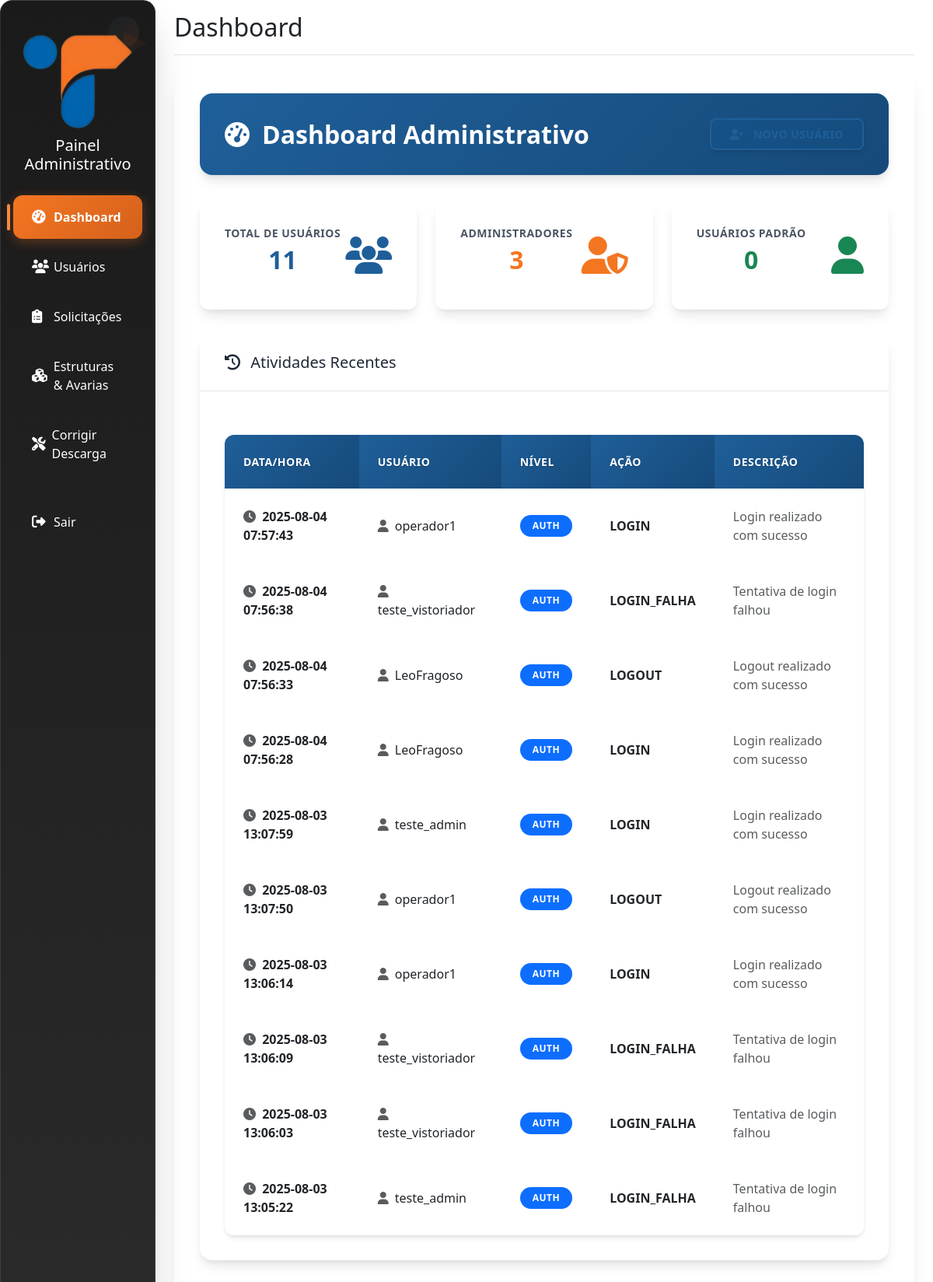
/admin/dashboard (signed in), run on the app's committed database.
### tables this page shows
CREATE TABLE log_atividades (
        id INTEGER PRIMARY KEY AUTOINCREMENT,
        data_hora TEXT NOT NULL,
        usuario TEXT NOT NULL,
        nivel TEXT NOT NULL,
        acao TEXT NOT NULL,
        descricao TEXT
    );

### admin/routes.py (the view)
@admin_bp.route('/dashboard')
@admin_completo_only_required
def admin_dashboard():
    try:
        db = get_db()
        cursor = db.cursor()
        cursor.execute("SELECT COUNT(*) FROM usuarios")
        total_usuarios = cursor.fetchone()[0]
        cursor.execute("SELECT COUNT(*) FROM usuarios WHERE nivel = 'admin'")
        total_admins = cursor.fetchone()[0]
        cursor.execute("SELECT COUNT(*) FROM usuarios WHERE nivel = 'user'")
        total_users = cursor.fetchone()[0]
        cursor.execute("""
            SELECT * FROM log_atividades
            ORDER BY data_hora DESC
            LIMIT 10
        """)
        logs_recentes = cursor.fetchall()
        cursor.execute("""
            SELECT * FROM solicitacoes_registro
            WHERE status = 'pendente'
            ORDER BY data_solicitacao DESC
        """)
        solicitacoes_pendentes = cursor.fetchall()
        cursor.execute("""
            SELECT s.*, u.username, u.email
            FROM solicitacoes_senha s
            JOIN usuarios u ON s.usuario_id = u.id
            WHERE s.status = 'pendente'
            ORDER BY s.data_solicitacao DESC
        """)
        senha_pendentes = cursor.fetchall()
        return render_template('admin/dashboard.html',
                              total_usuarios=total_usuarios,
                              total_admins=total_admins,
                              total_users=total_users,
                              logs_recentes=logs_recentes,
                              solicitacoes_pendentes=solicitacoes_pendentes,
                              senha_pendentes=senha_pendentes,
                              username=session.get('username'),
                              role=session.get('role'))
    except Exception as e:
        logger.error(f"Erro ao carregar dashboard administrativo: {e}")
        flash(f"Erro ao carregar dashboard: {e}", "danger")
        return redirect(url_for('auth.login'))

### db.py (called while the page is built)
def get_db():
    if 'db' not in g:
        try:
            g.db = sqlite3.connect(
                current_app.config['DATABASE'],
                detect_types=sqlite3.PARSE_DECLTYPES,
                timeout=30.0,  # 30 segundos de timeout
                isolation_level=None  # Autocommit mode
            )
            g.db.execute('PRAGMA busy_timeout = 10000;')  # 10 segundos
            g.db.row_factory = sqlite3.Row
            logger.debug("Nova conexão com o banco de dados estabelecida")
        except sqlite3.Error as e:
            logger.error(f"Erro ao conectar ao banco de dados: {e}")
            raise
    return g.db

### utils/db.py (called while the page is built)
def get_db():
    try:
        return main_get_db()
    except Exception as e:
        logger.error(f"Erro ao obter conexão com o banco de dados: {e}")
        if 'db' not in g:
            g.db = sqlite3.connect(
                current_app.config['DATABASE'],
                detect_types=sqlite3.PARSE_DECLTYPES,
                timeout=30.0
            )
            g.db.row_factory = sqlite3.Row
        return g.db

### utils/permissions.py (called while the page is built, shortened)
def get_user_role():
    role = session.get('role') or session.get('nivel')
    return role

def has_role(required_role):
    user_role = get_user_role()
    if not user_role or user_role not in ROLES:
        return False
    return ROLES[user_role] >= ROLES[required_role]

def admin_completo_only_required(f):
    @wraps(f)
    def decorated_function(*args, **kwargs):
        user_role = get_user_role()
        return f(*args, **kwargs)
    return decorated_function

### templates/admin/dashboard.html (shortened to what this page needs)
{% extends "admin/base.html" %}
{% block extra_css %}
<link rel="stylesheet" href="{{ url_for('static', filename='css/admin-theme.css') }}">
{% endblock %}
{% block content %}
<div class="main-content">
            <div class="page-header">
                <div class="d-flex justify-content-between align-items-center">
                    <h1>
                        <i class="fas fa-tachometer-alt me-2"></i>
                        Dashboard Administrativo
                    </h1>
                    <div class="btn-toolbar">
                        <div class="btn-group">
                            <a href="{{ url_for('admin.novo_usuario') }}" class="btn btn-outline-primary">
                                <i class="fas fa-user-plus me-1"></i> Novo Usuário
                            </a>
                        </div>
                    </div>
                </div>
            </div>
            <div class="admin-stats fade-in-up">
                <div class="stat-card">
                    <div class="d-flex align-items-center justify-content-between">
                        <div>
                            <div class="stat-label">Total de Usuários</div>
                            <div class="stat-value">{{ total_usuarios }}</div>
                        </div>
                        <div class="stats-icon">
                            <i class="fas fa-users fa-3x text-itracker-blue"></i>
                        </div>
                    </div>
                </div>
                <div class="stat-card">
                    <div class="d-flex align-items-center justify-content-between">
                        <div>
                            <div class="stat-label">Administradores</div>
                            <div class="stat-value text-itracker-orange">{{ total_admins }}</div>
                        </div>
                        <div class="stats-icon">
                            <i class="fas fa-user-shield fa-3x text-itracker-orange"></i>
                        </div>
                    </div>
                </div>
                <div class="stat-card">
                    <div class="d-flex align-items-center justify-content-between">
                        <div>
                            <div class="stat-label">Usuários Padrão</div>
                            <div class="stat-value text-success">{{ total_users }}</div>
                        </div>
                        <div class="stats-icon">
                            <i class="fas fa-user fa-3x text-success"></i>
                        </div>
                    </div>
                </div>
            </div>
            <div class="admin-card mb-4 slide-in-right">
                <div class="card-header">
                    <h5 class="mb-0">
                        <i class="fas fa-history me-2"></i>
                        Atividades Recentes
                    </h5>
                </div>
                <div class="card-body">
                    <div class="table-responsive">
                        <table class="table table-hover">
                            <thead>
                                <tr>
                                    <th>Data/Hora</th>
                                    <th>Usuário</th>
                                    <th>Nível</th>
                                    <th>Ação</th>
                                    <th>Descrição</th>
                                </tr>
                            </thead>
                            <tbody>
                                {% if logs_recentes %}
                                    {% for log in logs_recentes %}
                                    <tr>
                                        <td>
                                            <i class="fas fa-clock me-1 text-muted"></i>
                                            {{ log.data_hora }}
                                        </td>
                                        <td>
                                            <i class="fas fa-user me-1 text-muted"></i>
                                            {{ log.usuario }}
                                        </td>
                                        <td>
                                            <span class="badge bg-{{ 'success' if log.nivel == 'user' else 'warning' if log.nivel == 'admin' else 'primary' }}">
                                                {{ log.nivel }}
                                            </span>
                                        </td>
                                        <td class="fw-semibold">{{ log.acao }}</td>
                                        <td class="text-muted">{{ log.descricao }}</td>
                                    </tr>
                                    {% endfor %}
                                {% endif %}
                            </tbody>
                        </table>
                    </div>
                </div>
            </div>
</div>
{% endblock %}

### data on the page
log_atividades: data_hora "2025-08-04 07:57:43", usuario "operador1", nivel "AUTH", acao "LOGIN", descricao "Login realizado com sucesso"
log_atividades: data_hora "2025-08-04 07:56:38", usuario "teste_vistoriador", nivel "AUTH", acao "LOGIN_FALHA", descricao "Tentativa de login falhou"
log_atividades: data_hora "2025-08-04 07:56:33", usuario "LeoFragoso", nivel "AUTH", acao "LOGOUT", descricao "Logout realizado com sucesso"
log_atividades: data_hora "2025-08-04 07:56:28", usuario "LeoFragoso", nivel "AUTH", acao "LOGIN", descricao "Login realizado com sucesso"
log_atividades: data_hora "2025-08-03 13:07:59", usuario "teste_admin", nivel "AUTH", acao "LOGIN", descricao "Login realizado com sucesso"
log_atividades: data_hora "2025-08-03 13:07:50", usuario "operador1", nivel "AUTH", acao "LOGOUT", descricao "Logout realizado com sucesso"
log_atividades: data_hora "2025-08-03 13:06:14", usuario "operador1", nivel "AUTH", acao "LOGIN", descricao "Login realizado com sucesso"
log_atividades: data_hora "2025-08-03 13:06:09", usuario "teste_vistoriador", nivel "AUTH", acao "LOGIN_FALHA", descricao "Tentativa de login falhou"
log_atividades: data_hora "2025-08-03 13:06:03", usuario "teste_vistoriador", nivel "AUTH", acao "LOGIN_FALHA", descricao "Tentativa de login falhou"
log_atividades: data_hora "2025-08-03 13:05:22", usuario "teste_admin", nivel "AUTH", acao "LOGIN_FALHA", descricao "Tentativa de login falhou"

### other printed values
{{ total_usuarios }} "11"
{{ total_admins }} "3"
{{ total_users }} "0"
